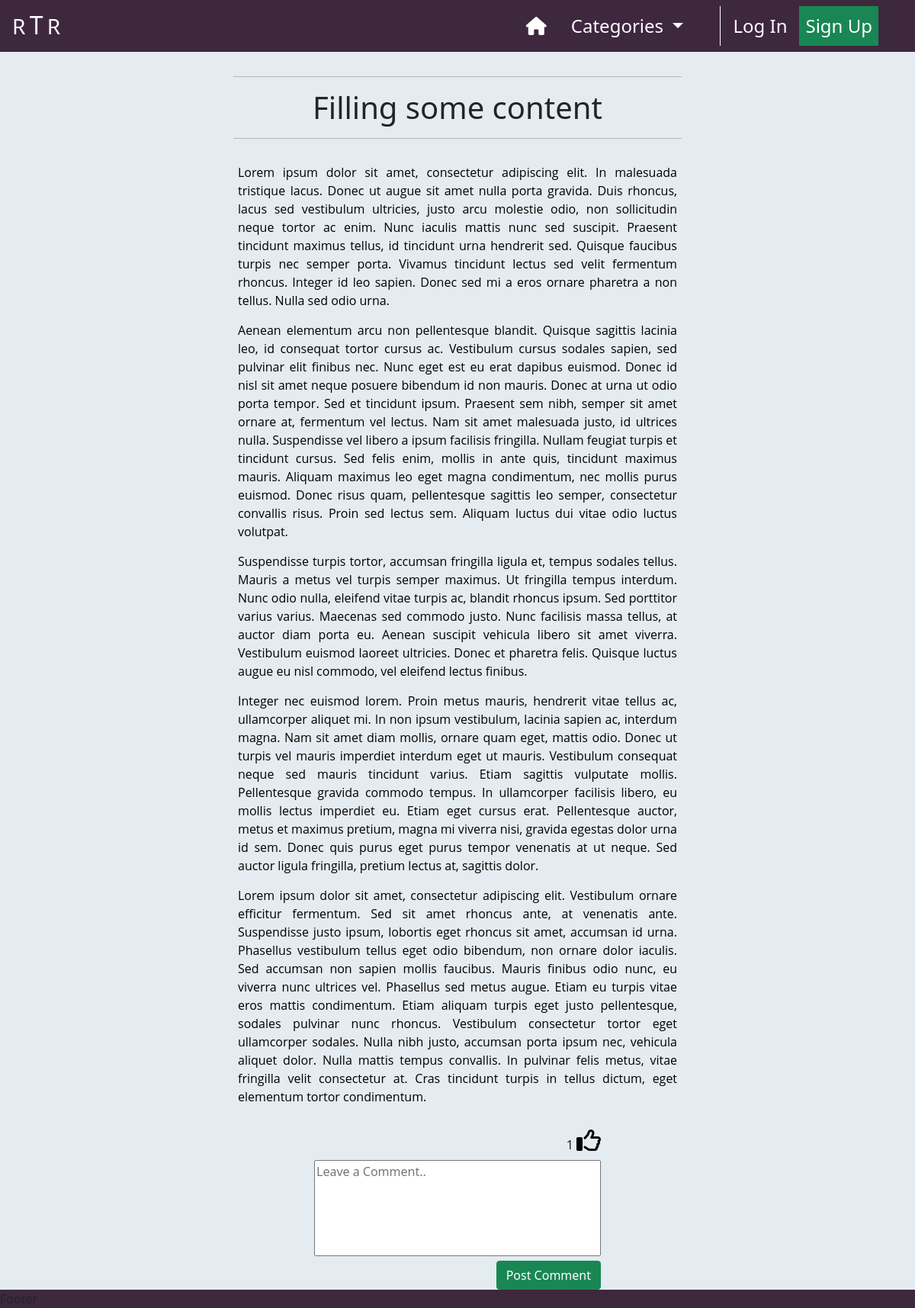
The app's page /post_detail/filling-some-content-test_user21373847/ with its own data.
### newssite/models.py (models this page shows, shortened)
class Post(models.Model):
    title = models.CharField(max_length=200, unique=True)
    slug = models.SlugField(
        max_length=200,
        unique=True,
        null=True,
        blank=True
    )
    author = models.ForeignKey(
        User,
        on_delete=models.CASCADE,
        related_name='posts'
    )
    is_edited = models.BooleanField(default=False)
    excerpt = models.TextField(max_length=300, null=True, blank=True)
    content = models.TextField()
    category = models.ForeignKey(
        Category,
        max_length=30,
        null=True,
        blank=True,
        on_delete=models.SET_NULL
    )
    featured_image = CloudinaryField('image', default='placeholder')
    created_on = models.DateTimeField(auto_now_add=True)
    status = models.IntegerField(choices=STATUS, default=1)
    likes = models.ManyToManyField(User, related_name='likes', blank=True)
    class Meta:
        ordering = ['-created_on']
    def number_of_likes(self):
        return self.likes.count()

### post_detail/views.py (the view, shortened to what this page needs)
# urls.py: path('<slug:slug>/', views.PostDetail.as_view(), name='post_detail'),
class PostDetail(View):
    def get(self, request, slug, *args, **kwargs):
        template = 'post_detail/post_detail.html'
        post = get_object_or_404(
            Post.objects.filter(status=1),
            slug=slug
        )
        comments = post.comments.filter(
            approved=True,
            parent__isnull=True
        ).order_by("-created_on")
        liked = False
        if post.likes.filter(id=self.request.user.id).exists():
            liked = True
        return render(
            request, template,
            {
                'post': post,
                "comments": comments,
                "liked": liked,
                'comment_form': CommentForm(),
            },
        )

### post_detail/forms.py
class CommentForm(forms.ModelForm):
    class Meta:
        model = Comment
        fields = ('body',)
        labels = {'body': ''}
        widgets = {
            'body': forms.Textarea(attrs={
                    'class': 'w-100 h-100',
                    'cols': 80,
                    'rows': 5,
                    'placeholder': 'Leave a Comment..',
                })
        }

### newssite/context_processors.py (called while the page is built)
def categories(request):
    return {
        'categories': Category.objects.all()
    }

### newssite/models.py (called while the page is built)
    def __str__(self):
        return self.name

### post_detail/templates/post_detail/post_detail.html (shortened to what this page needs)
{% extends "base.html" %}
{% load static %}
{% block content %}
    <div class="container-fluid mt-3">
        <div class="row text-center">
            <div class="col-12 text-center">
                <hr class="w-50 post-title-space">
                <h1>{{ post.title }}</h1>
                <hr class="w-50 post-title-space">
            </div>
        </div>
        <div class="row">
            <div class="col-12 col-md-10 col-lg-8 col-xl-6
                        offset-md-1 offset-lg-2 offset-xl-3 mb-4">
                {{ post.content|safe }}
            </div>
        </div>
        <div class="row">
            <div class="col-12 col-sm-8 col-md-6 col-xl-4
                        offset-sm-2 offset-md-3 offset-xl-4 mb-2">
                <div class="form-right-container d-flex justify-content-end">
                    <form class="like-form"
                          action="{% url 'post_like' post.slug %}"
                          method="POST">
                        {{ post.number_of_likes }}
                        {% if liked %}
                            <button class="p-0 m-0 border-0 bg-alice" type="submit">
                                <i class="fa-regular fa-thumbs-up fa-2xl d-block mb-3" style="color: #0047AB"></i>
                            </button>
                        {% else %}
                            <button class="p-0 m-0 border-0 bg-alice" type="submit">
                                <i class="fa-regular fa-thumbs-up fa-2xl d-block mb-3"></i>
                            </button>
                        {% endif %}
                    </form>
                </div>
            </div>
        </div>
        <div class="row">
            <div class="col-12 col-sm-8 col-md-6 col-xl-4
                        offset-sm-2 offset-md-3 offset-xl-4">
                <form action="" method="post">
                    {{ comment_form }}
                    <div class="row">
                        <div class="col-12 text-end">
                            <button type="submit" class="btn btn-success">Post Comment</button>
                        </div>
                    </div>
                </form>
            </div>
        </div>
    </div>
{% endblock %}

### static/css/base.css (style rules this page uses)
textarea { resize: none; width: 500px; max-width: 100%; }
.post-title-space { margin-left: 25%; }
.bg-alice { background-color: #E4EBF1; }

### records on screen
Post: title "Filling some content", content "Lorem ipsum dolor sit amet, consectetur adipiscing elit. In malesuada tristique lacus. Donec ut augue sit amet nulla porta gravida. Duis rhoncus, lacus sed vestibulum ultricies, justo arcu molestie odio, non sollicitudin neque tortor ac enim. Nunc iaculis mattis nunc sed suscipit. Praesent tincidunt maximus tellus, id tincidunt urna hendrerit sed. Quisque faucibus turpis nec semper porta. Vivamus tincidunt lectus sed velit fermentum rhoncus. Integer id leo sapien. Donec sed mi a eros ornare pharetra a non tellus. Nulla sed odio urna. Aenean elementum arcu non pellentesque blandit. Quisque sagittis lacinia leo, id consequat tortor cursus ac. Vestibulum cursus sodales sapien, sed pulvinar…", number_of_likes "1"
